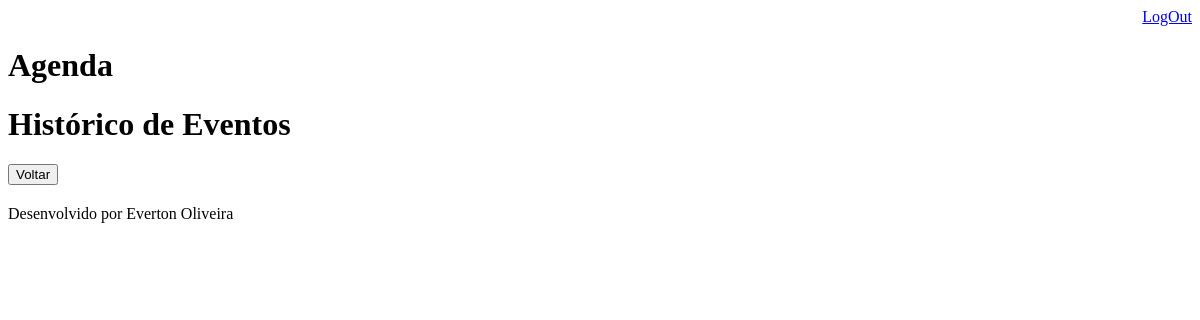
/agenda/evento/historico/ (signed in), run on an earlier commit of the app's database.
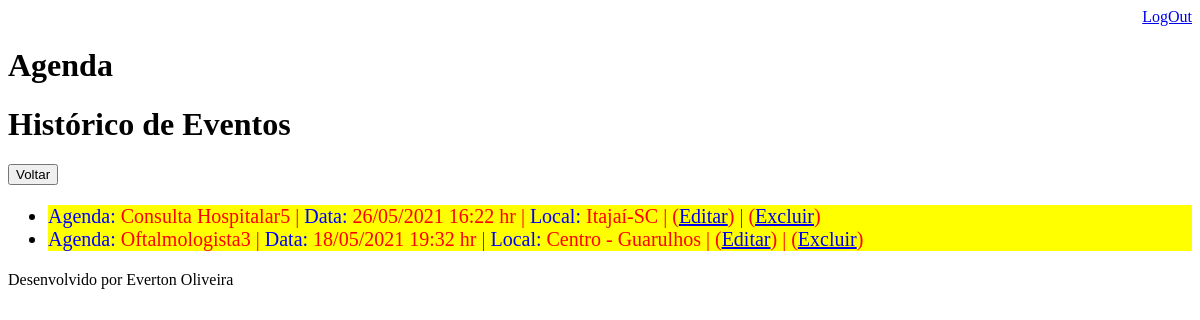
And on a later commit of the database.
### core/models.py (models this page shows, shortened)
class Evento(models.Model):
    titulo = models.CharField(max_length=100)
    descricao = models.TextField(blank=True, null=True)
    data_evento = models.DateTimeField(verbose_name='Data do Evento')
    local_evento = models.TextField(blank=True, null=True)
    data_descricao = models.DateTimeField(auto_now=True, verbose_name='Data da Criação')
    usuario = models.ForeignKey(User, on_delete=models.CASCADE)
    class Meta:
        db_table = 'evento'
    def get_data_evento(self):
        return self.data_evento.strftime('%d/%m/%Y %H:%M hr')
    def get_local_evento(self):
        return self.local_evento
    def get_evento_atrasado(self):
        if self.data_evento < datetime.now():
            return True
        else:
            return False

### core/views.py (the view)
# urls.py: path('agenda/evento/historico/', views.lista_historico),
@login_required(login_url='/login/')
def lista_historico(request):
    usuario = request.user
    data_atual = datetime.now() - timedelta(hours=1)
    evento = Evento.objects.filter(usuario=usuario,data_evento__lt=data_atual)
    dados = {'eventos':evento}
    return render(request, 'historico.html', dados)

### templates/historico.html
{% extends "model-page.html" %}
{% block content %}
    <h1>Histórico de Eventos</h1>
    <a href="/">
    <button type="button">Voltar</button>
    </a>
    <ul style="font-size: 20px">
    {% for evento in eventos %}
        <li>
            <div style={% if evento.get_evento_atrasado %} "background-color:yellow;color:red;" {% endif %}>
            <span style="color:blue">Agenda:</span> {{ evento.titulo }} |
            <span style="color:blue">Data:</span> {{ evento.get_data_evento }} |
            <span style="color:blue">Local:</span> {{ evento.get_local_evento }} |
            (<a href="evento/?id={{ evento.id }}">Editar</a>) |
            (<a href="evento/delete/{{ evento.id }}/">Excluir</a>)
            </div>
        </li>
    {% endfor %}
    </ul>
{% endblock %}

What changed in the data, as far as the page shows it:
now on this page (row edited): Evento: titulo "Consulta Hospitalar5", get_data_evento "26/05/2021 16:22 hr", get_local_evento "Itajaí-SC"
added Evento: titulo "Oftalmologista3", get_data_evento "18/05/2021 19:32 hr", get_local_evento "Centro - Guarulhos"
